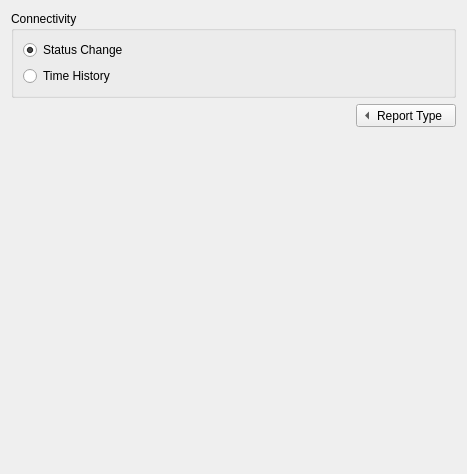
<?xml version="1.0" encoding="UTF-8"?>
<ui version="4.0">
 <class>OptionsC</class>
 <widget class="QWidget" name="OptionsC">
  <property name="geometry">
   <rect>
    <x>0</x>
    <y>0</y>
    <width>467</width>
    <height>474</height>
   </rect>
  </property>
  <property name="sizePolicy">
   <sizepolicy hsizetype="Expanding" vsizetype="Fixed">
    <horstretch>0</horstretch>
    <verstretch>0</verstretch>
   </sizepolicy>
  </property>
  <layout class="QVBoxLayout" name="verticalLayout_4">
   <item>
    <widget class="QGroupBox" name="groupBox">
     <property name="title">
      <string>Connectivity</string>
     </property>
     <layout class="QVBoxLayout">
      <item>
       <widget class="QRadioButton" name="mButtonSC">
        <property name="text">
         <string>Status Change</string>
        </property>
        <property name="checked">
         <bool>true</bool>
        </property>
       </widget>
      </item>
      <item>
       <widget class="QRadioButton" name="mButtonTH">
        <property name="text">
         <string>Time History</string>
        </property>
       </widget>
      </item>
     </layout>
    </widget>
   </item>
   <item>
    <layout class="QHBoxLayout" name="horizontalLayout_2">
     <item>
      <spacer name="horizontalSpacer">
       <property name="orientation">
        <enum>Qt::Horizontal</enum>
       </property>
       <property name="sizeHint" stdset="0">
        <size>
         <width>40</width>
         <height>20</height>
        </size>
       </property>
      </spacer>
     </item>
     <item>
      <widget class="QToolButton" name="toolButton">
       <property name="sizePolicy">
        <sizepolicy hsizetype="Fixed" vsizetype="Fixed">
         <horstretch>0</horstretch>
         <verstretch>0</verstretch>
        </sizepolicy>
       </property>
       <property name="contextMenuPolicy">
        <enum>Qt::NoContextMenu</enum>
       </property>
       <property name="toolTip">
        <string/>
       </property>
       <property name="layoutDirection">
        <enum>Qt::LeftToRight</enum>
       </property>
       <property name="styleSheet">
        <string notr="true"/>
       </property>
       <property name="text">
        <string>Report Type</string>
       </property>
       <property name="toolButtonStyle">
        <enum>Qt::ToolButtonTextBesideIcon</enum>
       </property>
       <property name="autoRaise">
        <bool>false</bool>
       </property>
       <property name="arrowType">
        <enum>Qt::LeftArrow</enum>
       </property>
      </widget>
     </item>
    </layout>
   </item>
   <item>
    <spacer>
     <property name="orientation">
      <enum>Qt::Vertical</enum>
     </property>
     <property name="sizeHint" stdset="0">
      <size>
       <width>20</width>
       <height>40</height>
      </size>
     </property>
    </spacer>
   </item>
  </layout>
 </widget>
 <resources/>
 <connections/>
</ui>
